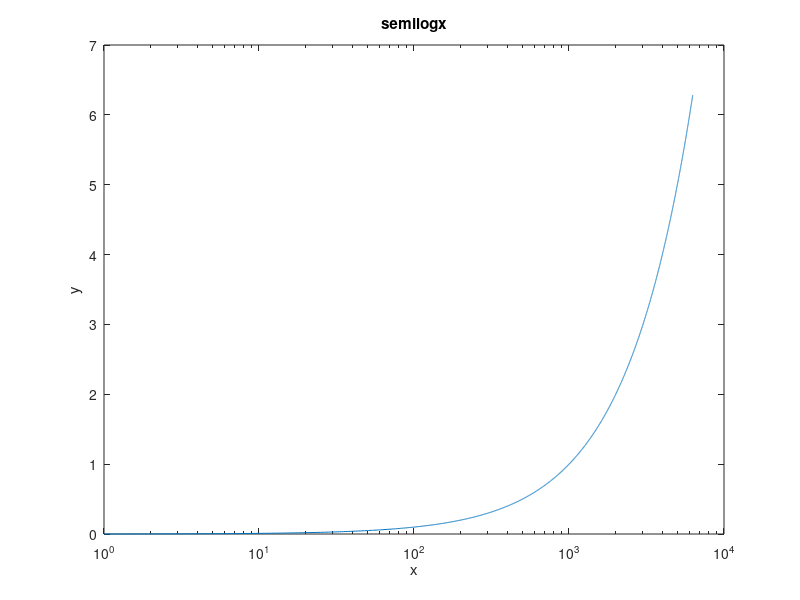

This figure's MATLAB source:
clear all
clc
t=[0:.001:2*pi];
x=exp(-1*t)
y=t
plot(x,y,'r')
semilogx(y)
xlabel('x')
ylabel('y')
title('semilogx')